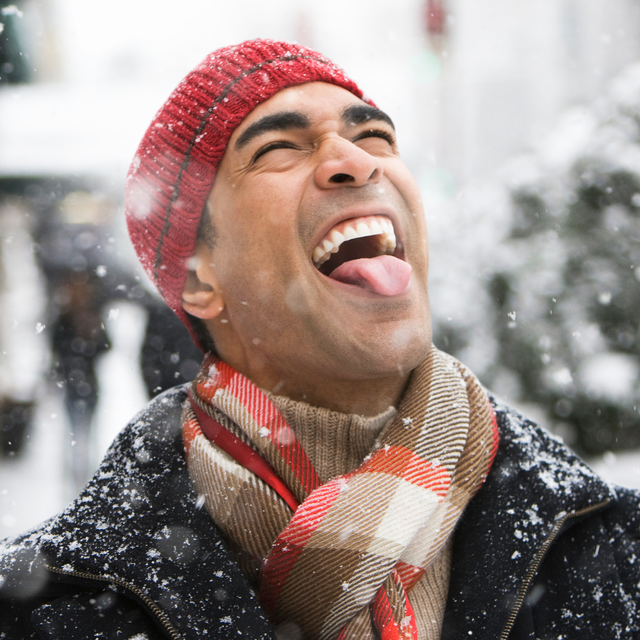
#> input picture snow.png, 640 x 640 px
$ python ex1_main.py   (older library calls are emulated)
#> lines starting #> are read from the running program, lines starting #| are printed output that depends on the picture; after the words box and inside, x2 and y2 are one past the last pixel; in counts of white or black regions, pixels touching at a corner belong together; long printed decimals are rounded
### ex1_utils.py
"""
        '########:'##::::'##::::'##:::
         ##.....::. ##::'##:::'####:::
         ##::::::::. ##'##::::.. ##:::
         ######:::::. ###::::::: ##:::
         ##...:::::: ## ##:::::: ##:::
         ##:::::::: ##:. ##::::: ##:::
         ########: ##:::. ##::'######:
        ........::..:::::..:::......::
"""
from typing import List
import numpy as np
import numpy.ma as mat
import matplotlib.pyplot as plt
import cv2 as cv

import numpy as np
ERROR_MSG = "Error: the given image has wrong dimensions"
LOAD_GRAY_SCALE = 1
LOAD_RGB = 2


def myID() -> np.int:
    """
    Return my ID (not the friend's ID I copied from)
    :return: int
    """
    return 205839400


def imReadAndConvert(filename: str, representation: int) -> np.ndarray:
    """
    Reads an image, and returns the image converted as requested
    :param filename: The path to the image
    :param representation: GRAY_SCALE or RGB
    :return: The image object
    """
    # Loading an image
    img = cv.imread(filename)
    if img is not None:
        if representation == LOAD_GRAY_SCALE:
            img = cv.cvtColor(img, cv.COLOR_BGR2GRAY)
        elif representation == LOAD_RGB:
            # We weren't asked to convert a grayscale image to RGB so this will suffice
            img = cv.cvtColor(img, cv.COLOR_BGR2RGB)
        else:  # Any other value was entered as the second parameter
            raise ValueError(ERROR_MSG)
    else:
        raise Exception("Could not read the image! Please try again.")
    return img / 255.0


def imDisplay(filename: str, representation: int):
    """
    Reads an image as RGB or GRAY_SCALE and displays it
    :param filename: The path to the image
    :param representation: GRAY_SCALE or RGB
    :return: None
    """
    img = imReadAndConvert(filename, representation)
    plt.imshow(img)
    plt.show()


def transformRGB2YIQ(imgRGB: np.ndarray) -> np.ndarray:
    """
    Converts an RGB image to YIQ color space
    :param imgRGB: An Image in RGB
    :return: A YIQ in image color space
    """
    yiq_from_rgb = np.array([[0.299, 0.587, 0.114],
                             [0.596, -0.275, -0.321],
                             [0.212, -0.523, 0.3111]])
    OrigShape = imgRGB.shape
    return np.dot(imgRGB.reshape(-1, 3), yiq_from_rgb.transpose()).reshape(OrigShape)

    pass


def transformYIQ2RGB(imgYIQ: np.ndarray) -> np.ndarray:
    """
    Converts an YIQ image to RGB color space
    :param imgYIQ: An Image in YIQ
    :return: A RGB in image color space
    """
    # taking sizes of input to make a new image
    yiq_from_rgb = np.array([[0.299, 0.587, 0.114],
                             [0.596, -0.275, -0.321],
                             [0.212, -0.523, 0.3111]])
    OrigShape = imgYIQ.shape
    return np.dot(imgYIQ.reshape(-1, 3), np.linalg.inv(yiq_from_rgb).transpose()).reshape(OrigShape)

    pass


def hsitogramEqualize(imgOrig: np.ndarray) -> (np.ndarray, np.ndarray, np.ndarray):
    """
        Equalizes the histogram of an image
        :param imgOrig: Original Histogram
        :ret
    """

    is_rgb = False
    # RGB image procedure should only operate on the Y chanel
    if len(imgOrig.shape) == 3:
        is_rgb = True
        yiq_image = transformRGB2YIQ(np.copy(imgOrig))
        imgOrig = yiq_image[:, :, 0]
        # change range grayscale or RGB image to be equalized having values in the range [0, 1]
    imgOrig = cv.normalize(imgOrig, None, 0, 255, cv.NORM_MINMAX)
    imgOrig = imgOrig.astype('uint8')
    # the histogram of the original image
    histOrg = np.histogram(imgOrig.flatten(), 256)[0]
    # Calculate the normalized Cumulative Sum (CumSum)
    cumsum = np.cumsum(histOrg)
    # Create a LookUpTable(LUT)
    LUT = np.floor((cumsum / cumsum.max()) * 255)
    # Replace each intesity i with LUT[i] and Return an array of zeros with the same shape and type as a given array.
    imEq = np.zeros_like(imgOrig, dtype=float)
    for x in range(256):
        imEq[imgOrig == x] = int(LUT[x])
    # Calculate the new image histogram (range = [0, 255])
    histEQ = np.zeros(256)
    for val in range(256):
        # Counts the number of non-zero values in the array.
        histEQ[val] = np.count_nonzero(imEq == val)

    # norm imgEQ from range [0, 255] to range [0, 1]
    imEq = imEq / 255.0

    if is_rgb:
        # If an RGB image is given the following equalization procedure should only operate on the Y channel of the corresponding YIQ image and then convert back from YIQ to RGB.
        yiq_image[:, :, 0] = imEq / (imEq.max() - imEq.min())
        imEq = transformYIQ2RGB(np.copy(yiq_image))
    return imEq, histOrg, histEQ


def quantizeImage(imOrig: np.ndarray, nQuant: int, nIter: int) -> (List[np.ndarray], List[float]):
    """
        Quantized an image in to **nQuant** colors
        :param imOrig: The original image (RGB or Gray scale)
        :param nQuant: Number of colors to quantize the image to
        :param nIter: Number of optimization loops
        :return: (List[qImage_i],List[error_i])
    """
#check input
    if imOrig is None:
        raise Exception("Error: imOrig is None!")
    if nQuant > 256:
        raise ValueError("nQuant is greater then 256!")
    if nIter < 0:
        raise ValueError("Number of optimization loops must be a positive number!")

        # handle&check RGB images
    flagRGB = False
    if len(imOrig.shape) is 3:  # RGB image
        flagRGB = True
        imgYIQ = transformRGB2YIQ(imOrig)  # transform to YIQ color space
        imOrig = imgYIQ[:, :, 0]  # y-channel

    imgOrigInt = (imOrig * 255).astype("uint8")
    # find the histogram of the original image
    histOrig, _ = np.histogram(imgOrigInt.flatten(), 256, range=(0, 255))

    MSE_error_list = []  # errors array
    q_img_lst = []  # contains all the encoded images
    global intensities, z, q

    for j in range(nIter):
        encodeImg = imgOrigInt.copy()
        # Finding z  - the values that each of the segments intensities will map to.
        if j is 0:  # first iteration INIT z
            z = np.arange(0, 255 - int(256 / nQuant) + 1, int(256 / nQuant))
            z = np.append(z, 255)
            intensities = np.array(range(256))
        else:  # not the first iteration
            for r in range(1, len(z) - 2):
                #formula
                new_z_r = int((q[r - 1] + q[r]) / 2)
                if new_z_r != z[r - 1] and new_z_r != z[r + 1]:  # to avoid division by 0
                    z[r] = new_z_r

        # Finding q - the values that each of the segments intensities will map to.
        q = np.array([], dtype=np.float64)
        for i in range(len(z) - 1):
            mask_pix = np.logical_and((z[i] < encodeImg), (encodeImg < z[i + 1]))  # the current cluster
            if i is not (len(z) - 2):
                # calculate weighted mean
                if sum(histOrig[z[i]:z[i + 1]]) != 0:
                    q = np.append(q, np.average(intensities[z[i]:z[i + 1]], weights=histOrig[z[i]:z[i + 1]]))
                else:  # to avoid division by 0
                    q = np.append(q, np.average(intensities[z[i]:z[i + 1]], weights=histOrig[z[i]:z[i + 1]] + 0.001))
                encodeImg[mask_pix ] = int(q[i])  # apply the changes to the encoded image

            else:  # i is len(z)-2 , add 255
                # calculate weighted mean
                if sum(histOrig[z[i]:z[i + 1]]) != 0:
                    q = np.append(q, np.average(intensities[z[i]:z[i + 1] + 1], weights=histOrig[z[i]:z[i + 1] + 1]))
                else:  # to avoid division by 0
                    q = np.append(q, np.average(intensities[z[i]:z[i + 1] + 1],
                                                weights=histOrig[z[i]:z[i + 1] + 1] + 0.001))
                encodeImg[mask_pix ] = int(q[i])  # apply the changes on the encoded image

        MSE_error_list.append((np.square(np.subtract(imgOrigInt, encodeImg))).mean())  # calculate error
        encodeImg = encodeImg / 255  # normalize to range [0,1]

        if flagRGB:  # RGB image
            imgYIQ[:, :, 0] = encodeImg.copy()  # modify y channel
            encodeImg = transformYIQ2RGB(imgYIQ)  # transform back to RGB
            plt.plot(MSE_error_list)
        q_img_lst .append(encodeImg)

        # checking whether we have come to convergence
        if j > 1 and abs(MSE_error_list[j - 1] - MSE_error_list[j]) < 0.001:
            plt.plot(MSE_error_list)
            print("we have come to convergence after {} iterations!".format(j + 1))
            break

    return q_img_lst , MSE_error_list

### gamma.py
"""
        '########:'##::::'##::::'##:::
         ##.....::. ##::'##:::'####:::
         ##::::::::. ##'##::::.. ##:::
         ######:::::. ###::::::: ##:::
         ##...:::::: ## ##:::::: ##:::
         ##:::::::: ##:. ##::::: ##:::
         ########: ##:::. ##::'######:
        ........::..:::::..:::......::
"""
from __future__ import print_function
from __future__ import division
from ex1_utils import LOAD_GRAY_SCALE

import cv2 as cv
import argparse
import numpy as np

import cv2

alpha_slider_max = 255
title_window = 'Gamma Correction'

def gammaDisplay(img_path: str, rep: int):
    """
    GUI for gamma correction
    :param img_path: Path to the image
    :param rep: grayscale(1) or RGB(2)
    :return: None
    """

    #  adjusted gamma values
    global img
    if rep == LOAD_GRAY_SCALE:
        img = cv2.imread(img_path, 2)
    else:  # rep = LOAD_RGB
        img = cv2.imread(img_path, 1)

    cv2.namedWindow(title_window)
    trackbar_name = 'Gamma %d' % alpha_slider_max
    cv2.createTrackbar(trackbar_name, title_window, 100, alpha_slider_max, trackBar)
    trackBar(0)
    print("Click on the screen to close the 'Gamma correction' window")
    # Keeping the window open until pressing any key
    cv2.waitKey()


def trackBar(n: int):
    alpha= float(n) / 100
    invGamma = 1000 if alpha == 0 else 1.0 / alpha
    max_ = 255
    table = np.array([((i / float(max_)) ** invGamma) * max_
                           for i in np.arange(0, max_ + 1)]).astype("uint8")
    img_ = cv2.LUT(img, table)
    cv2.imshow(title_window, img_)


# [5 lines left out: function main, not called in this run]


# [2 lines that do not run on import are left out]

### ex1_main.py
from ex1_utils import *
from gamma import gammaDisplay
import numpy as np
import matplotlib.pyplot as plt
import time


def histEqDemo(img_path: str, rep: int):
    img = imReadAndConvert(img_path, rep)
    imgeq, histOrg, histEq = hsitogramEqualize(img)

    # Display cumsum
    cumsum = np.cumsum(histOrg)
    cumsumEq = np.cumsum(histEq)
    plt.gray()
    plt.plot(range(256), cumsum, 'r')
    plt.plot(range(256), cumsumEq, 'g')

    # Display the images
    plt.figure()
    plt.imshow(img)

    plt.figure()
    plt.imshow(imgeq)
    plt.show()


def quantDemo(img_path: str, rep: int):
    img = imReadAndConvert(img_path, rep)
    st = time.time()

    img_lst, err_lst = quantizeImage(img, 3, 20)

    print("Time:%.2f" % (time.time() - st))
    print("Error 0:\t %f" % err_lst[0])
    print("Error last:\t %f" % err_lst[-1])

    plt.gray()
    plt.imshow(img_lst[0])
    plt.figure()
    plt.imshow(img_lst[-1])

    plt.figure()
    plt.plot(err_lst, 'r')
    plt.show()


def main():
    print("ID:", myID())
    img_path = 'snow.png'

    # Basic read and display
    imDisplay(img_path, LOAD_GRAY_SCALE)
#> in imReadAndConvert, img is the input picture: shape (640, 640, 3); mean B, G, R 134.9, 139, 154.8
    imDisplay(img_path, LOAD_RGB)

    # Convert Color spaces
    img = imReadAndConvert(img_path, LOAD_RGB)
    yiq_img = transformRGB2YIQ(img)
    f, ax = plt.subplots(1, 2)
    ax[0].imshow(img)
    ax[1].imshow(yiq_img)
    plt.show()
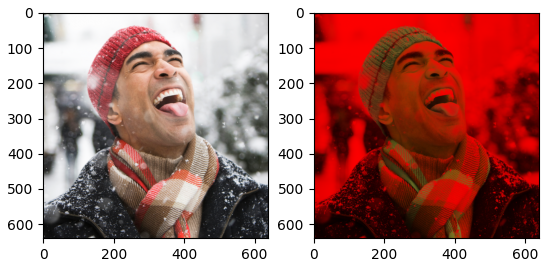
#> figure drawn by matplotlib, 2 panels

    # Image histEq
    histEqDemo(img_path, LOAD_GRAY_SCALE)
#> in hsitogramEqualize, `histOrg = np.histogram(imgOrig.flatten(), 256)[0]`: histOrg = 256 values, max 5456 at index 251, min 0 at index 84, mean 1600
#> in hsitogramEqualize, `cumsum = np.cumsum(histOrg)`: cumsum = 256 values from 2 to 409600
#> in hsitogramEqualize, `LUT = np.floor((cumsum / cumsum.max()) * 255)`: LUT = 256 values from 0 to 255
#> after the loop in hsitogramEqualize, `for x in range(256):`:
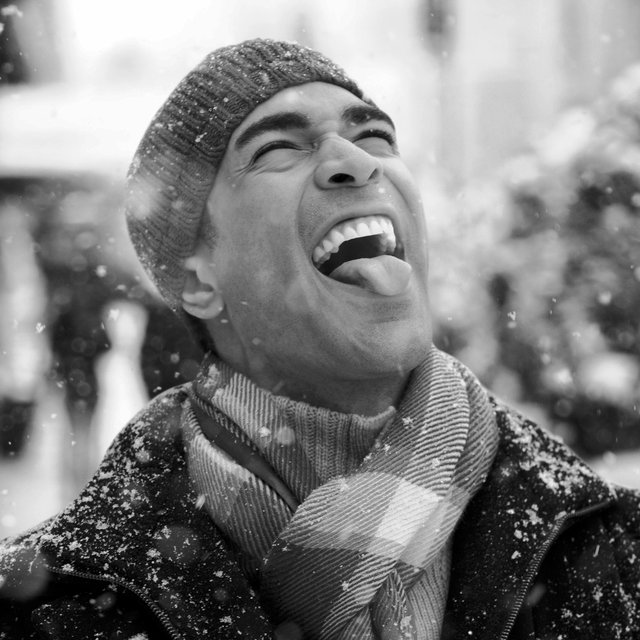
#> imEq: shape (640, 640) float64; min 0, max 255, mean 127.6
#> after the loop in hsitogramEqualize, `for val in range(256):`: histEQ = 256 values, max 5456 at index 251, min 0 at index 9, mean 1600
#> in histEqDemo, `imgeq, histOrg, histEq = hsitogramEqualize(img)`: histEq has the same summary as histEQ in hsitogramEqualize
#> in histEqDemo, `cumsum = np.cumsum(histOrg)`: cumsum = 256 values from 2 to 409600
#> in histEqDemo, `cumsumEq = np.cumsum(histEq)`: cumsumEq = 256 values from 1261 to 409600
    histEqDemo(img_path, LOAD_RGB)

    # Image Quantization
    quantDemo(img_path, LOAD_GRAY_SCALE)
#> in quantizeImage, `histOrig, _ = np.histogram(imgOrigInt.flatten(), 256, range=(0, 255))`: histOrig = 256 values, max 5456 at index 252, min 0 at index 0, mean 1600
#> the loop in quantizeImage, `for j in range(nIter):` made 4 passes
#> pass 1, in quantizeImage, `encodeImg = encodeImg / 255`:
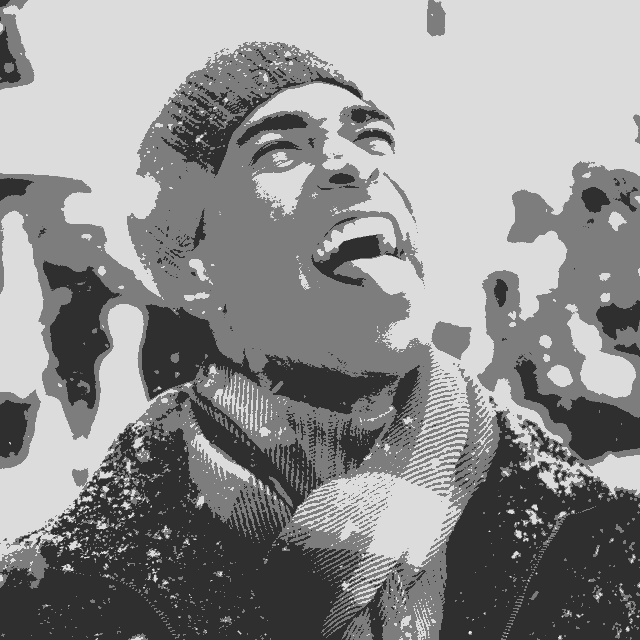
#> encodeImg: shape (640, 640) float64; min 0.184, max 1, mean 0.559
#> after the loop in quantizeImage, `for j in range(nIter):`: MSE_error_list = [96.63, 96.74, 96.28, 96.28]; q_img_lst = 4 items
#> in quantDemo, `img_lst, err_lst = quantizeImage(img, 3, 20)`: err_lst = [96.63, 96.74, 96.28, 96.28]
#| Error 0:	 96.628
#| Error last:	 96.279
    quantDemo(img_path, LOAD_RGB)
#> call 2 of quantDemo, with img_path = 'snow.png', rep = 2
#> call 2 of quantizeImage, with nQuant = 3, nIter = 20
#> in quantizeImage (call 2), `histOrig, _ = np.histogram(imgOrigInt.flatten(), 256, range=(0, 255))`: histOrig = 256 values, max 9296 at index 252, min 0 at index 0, mean 1600
#> the loop in quantizeImage (call 2), `for j in range(nIter):` made 3 passes
#> pass 1, in quantizeImage (call 2), `encodeImg = transformYIQ2RGB(imgYIQ)`:
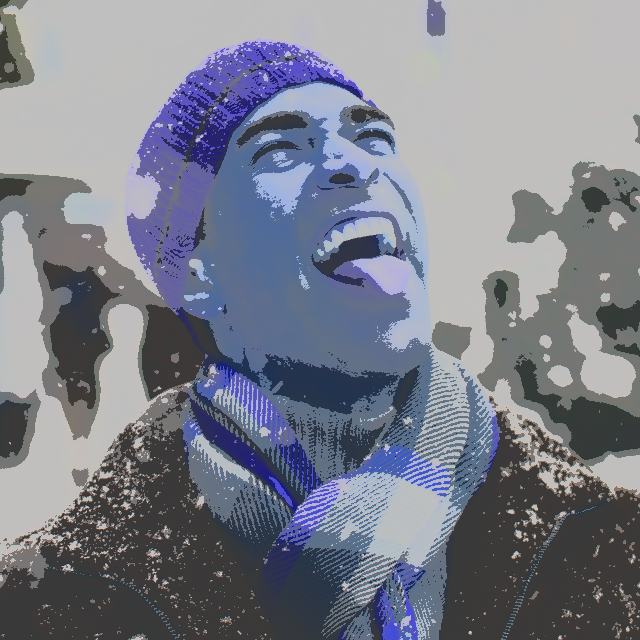
#> encodeImg: shape (640, 640, 3) float64; mean of channels 0, 1, 2 0.603, 0.541, 0.525; drawn with min black and max white
#> after the loop in quantizeImage (call 2), `for j in range(nIter):`:
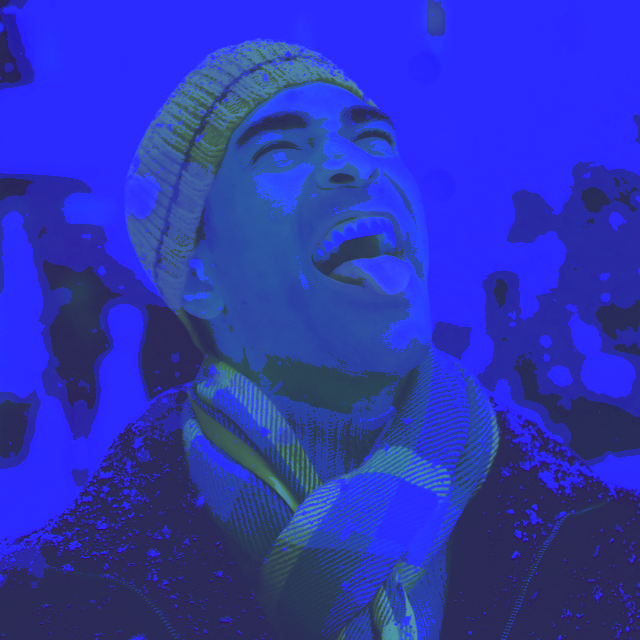
#> imgYIQ: shape (640, 640, 3) float64; mean of channels 0, 1, 2 0.558, 0.0421, 0.00808; drawn with min black and max white
#> after the loop in quantizeImage (call 2), `for j in range(nIter):`: MSE_error_list = [95.46, 95.54, 95.54]; q_img_lst = 3 items
#> in quantDemo (call 2), `img_lst, err_lst = quantizeImage(img, 3, 20)`: err_lst = [95.46, 95.54, 95.54]
#| Error 0:	 95.458
#| Error last:	 95.538
#> in quantDemo (call 2), `plt.show()`:
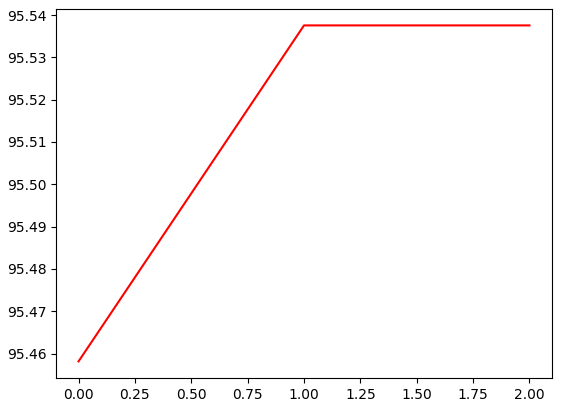
#> figure drawn by matplotlib, 1 panel

    # Gamma
    gammaDisplay(img_path, LOAD_GRAY_SCALE)
#> in trackBar, `table = np.array([((i / float(max_)) ** invGamma) * max_ for i in np.a..`: table = 256 values from 0 to 255
#> in trackBar, `img_ = cv2.LUT(img, table)`:
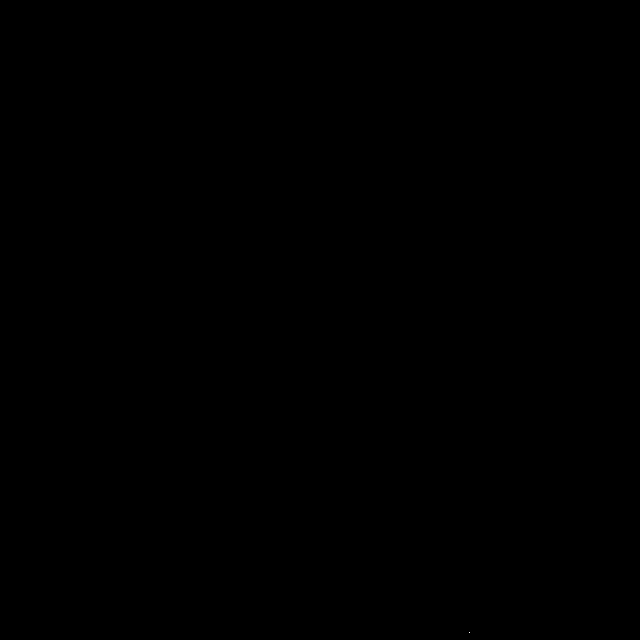
#> img_: shape (640, 640); 0% white in thin lines or dots, all inside (x1, y1, x2, y2) = (469, 632, 470, 633)


if __name__ == '__main__':
    main()
